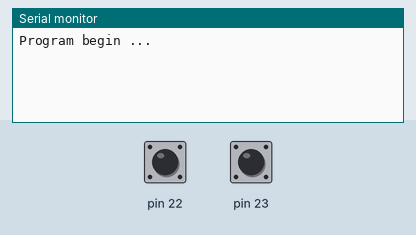
Bench run of a sketch on a simulated Arduino Mega 2560, built with avr-gcc and run on an emulated ATmega2560. On the bench: the last lines printed to the serial monitor. The test bench sets the inputs (shaded band); at power-on: pin 22 HIGH, pin 23 HIGH.

Above: at 1.2 s.
1.3 s: pin 22 pulled LOW for 0.15 s
At 2.3 s:
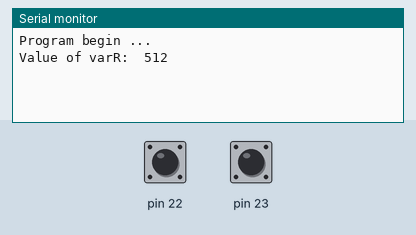
2.9 s: pin 23 pulled LOW for 0.15 s
At 3.5 s:
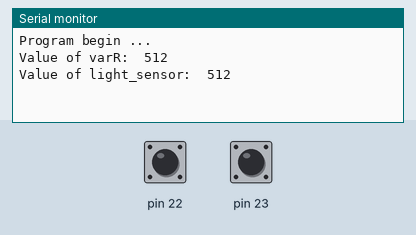

Measured:
- after the input at 1.3 s, the serial monitor: prints a new line at once (image 1)
- after the input at 2.9 s, the serial monitor: prints a new line at once (image 2)

The sketch:

sensor_reading.ino
```cpp
const int varR = A1;
const int lightSensor = A2;
unsigned int varR_value, lightSensor_value;
char dataBuffer[30];
bool varBtnPress, lightBtnPress;

void setup()
{
    Serial.begin(38400);

    PORTA |= 0x3;
    DDRA &= 0xFC;
    varBtnPress = false;
    lightBtnPress = false;
    Serial.println("Program begin ... ");
}

void loop()
{
    if (varBtnPress == false)
    {
        if ((PINA & 0x1) == 0)
        {
            varBtnPress = true;
            delay(10);
            varR_value = analogRead(varR);
            sprintf(dataBuffer, "Value of varR: %4d\n", varR_value);
            Serial.print(dataBuffer);
        }
    }
    else
    {
        if ((PINA & 0x1) != 0)
        {
            varBtnPress = false;
            delay(10);
        }
    }

    if (lightBtnPress == false)
    {
        if ((PINA & 0x2) == 0)
        {
            lightBtnPress = true;
            delay(10);
            lightSensor_value = analogRead(lightSensor);
            sprintf(dataBuffer, "Value of light_sensor: %4d\n", lightSensor_value);
            Serial.print(dataBuffer);
        }
    }
    else
    {
        if ((PINA & 0x2) != 0)
        {
            lightBtnPress = false;
            delay(10);
        }
    }
}
```
